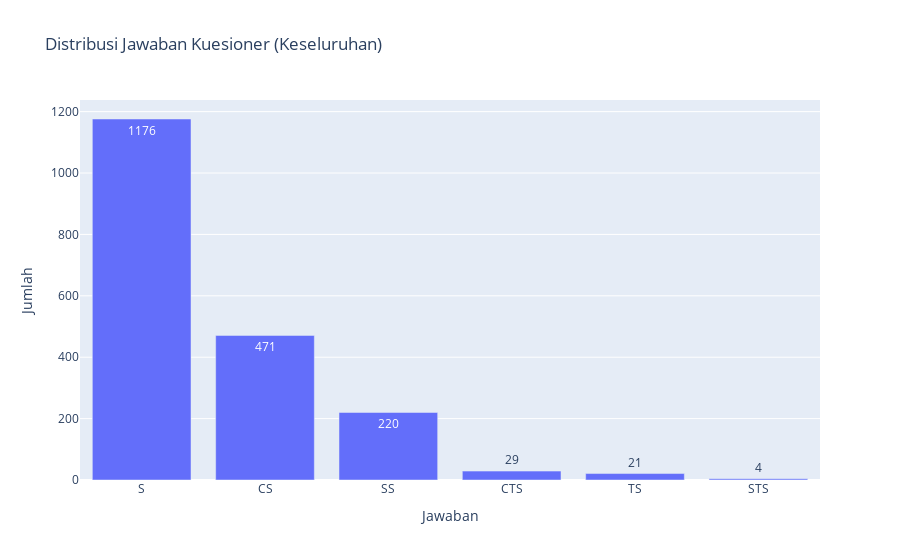

Notebook source saved alongside this figure:
### Code cell
distribusi = df_long["Jawaban"].value_counts().reset_index()
distribusi.columns = ["Jawaban", "Jumlah"]

fig1 = px.bar(
    distribusi,
    x="Jawaban",
    y="Jumlah",
    title="Distribusi Jawaban Kuesioner (Keseluruhan)",
    text_auto=True
)

fig1.show()

### Figure 1 — Plotly figure (JSON) as saved in the notebook; plotly's stock layout.template omitted (floating-point values rounded to 4 significant figures)
{"data": [{"hovertemplate": "Jawaban=%{x}<br>Jumlah=%{y}<extra></extra>", "legendgroup": "", "marker": {"color": "#636efa", "pattern": {"shape": ""}}, "name": "", "orientation": "v", "showlegend": false, "textposition": "auto", "texttemplate": "%{y}", "type": "bar", "x": ["S", "CS", "SS", "CTS", "TS", "STS"], "xaxis": "x", "y": [1176, 471, 220, 29, 21, 4], "yaxis": "y"}], "layout": {"barmode": "relative", "legend": {"tracegroupgap": 0}, "title": {"text": "Distribusi Jawaban Kuesioner (Keseluruhan)"}, "xaxis": {"anchor": "y", "domain": [0, 1], "title": {"text": "Jawaban"}}, "yaxis": {"anchor": "x", "domain": [0, 1], "title": {"text": "Jumlah"}}}}
